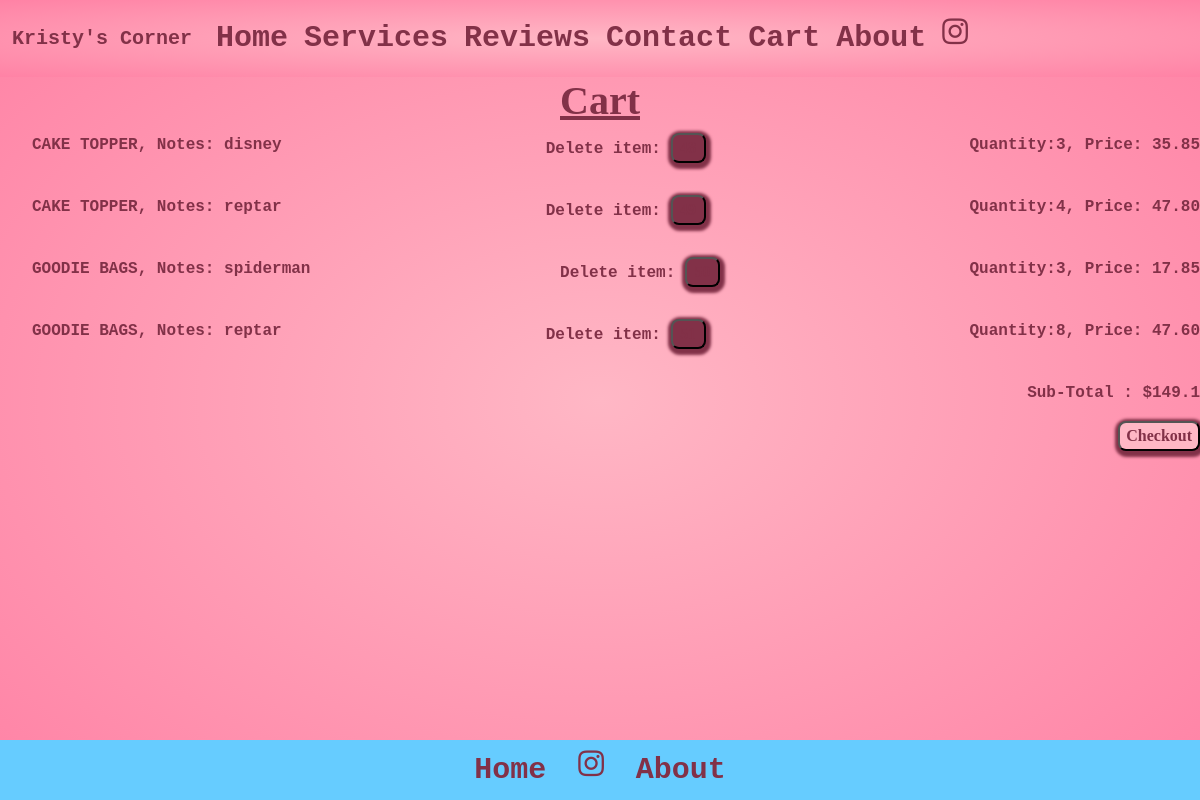
Page /cart/ on the committed database.
### first_app/models.py (models this page shows, shortened)
class Order(models.Model):
    Id_Number = models.AutoField(primary_key=True)
    Quantity = models.IntegerField(choices=AType.choices, default=0)
    Notes = models.CharField(max_length=150, null= True)
    Item = models.CharField(max_length=100)
    Price = models.DecimalField(decimal_places=2, max_digits=6)
    Total = models.DecimalField(decimal_places=2, max_digits=6)
    @property
    def total_cost(self):
        return self.Quantity * self.Price

### first_app/views.py (the view)
# urls.py: path('cart/',views.cart_view,name = 'cart'),
def cart_view(request):
    all_orders= models.Order.objects.all()
    order_sum = 0.0
    for order in all_orders:
        order_sum += round(float(order.total_cost),2)
    context = {
        "orders": all_orders,
        "sum":order_sum,
    }
    if request.POST:
        try:
            Id_Number = request.POST['Id_Number']
            models.Order.objects.get(Id_Number=Id_Number).delete()
            return redirect(reverse('first_app:cart'))
        except:
            try:
                return redirect(reverse('first_app:checkout'))
            except:
                print('pk not found!')
                return redirect(request, 'first_app/cart.html')
    else:
        return render(request, 'first_app/cart.html', context)

### first_app/templates/first_app/cart.html (shortened to what this page needs)
{%extends 'base.html'%} {%block content%}
<h1>Cart</h1>
<div>
    <form method="post">
        {%csrf_token%} {%for order in orders%}
        <ul>
            <li class="flex-item-1">{{order.Item}}, Notes: {{order.Notes}}
                <p class="flex-item-1">
                    <label for="Id_Number">Delete item: </label>
                    <input onmouseover="" class="flex-item" type="submit" value={{order.Id_Number}} name="Id_Number">
                </p>
                <p class="flex-item-1">Quantity:{{order.Quantity}}, Price: {{order.total_cost}}
                </p>
            </li>
        </ul>{%endfor%}
        <p class="sub">
            Sub-Total : ${{sum}}
        </p>
        <input type="submit" value="Checkout" name="checkout" class="flex-item-2">
    </form>
</div>{%endblock%}

### templates/base.html (shortened to what this page needs)
<html lang="en">
<head>
    <link href="https://cdn.jsdelivr.net/npm/bootstrap@5.2.2/dist/css/bootstrap.min.css" rel="stylesheet">
    <link rel="stylesheet" href="custom.css">
    <link rel='stylesheet' href='https://cdnjs.cloudflare.com/ajax/libs/font-awesome/4.7.0/css/font-awesome.min.css'>
</head>
<body>
    <nav class="navbar navbar-expand-lg">
        <div class="container-fluid">
            <a class="navbar-brand" href="http://127.0.0.1:8000/" style="color: #823148;">Kristy's Corner</a>
            <div class="collapse navbar-collapse" id="navbarSupportedContent">
                <ul class="navbar-nav me-auto mb-2 mb-lg-0 ">
                    <li class="nav-item">
                        <a class="nav-link active" aria-current="page" href="http://127.0.0.1:8000/" style="color: #823148;">Home</a>
                    </li>
                    <li class="nav-item">
                        <a class="nav-link" href="http://127.0.0.1:8000/services/">Services</a>
                    </li>
                    <li class="nav-item">
                        <a class="nav-link" href="http://127.0.0.1:8000/reviews/">Reviews</a>
                    </li>
                    <li class="nav-item">
                        <a class="nav-link" href="http://127.0.0.1:8000/contact/">Contact</a>
                    </li>
                    <li class="nav-item">
                        <a class="nav-link" href="http://127.0.0.1:8000/cart/">Cart</a>
                    </li>
                    <li class="nav-item">
                        <a class="nav-link" href="http://127.0.0.1:8000/about/">About</a>
                    </li>
                    <li class="nav-item-1">
                        <a class="nav-link" href="https://www.instagram.com/creativelybeautifuldesignz/"><i class='fa fa-instagram purple-color'></i></a>
                    </li>
                </ul>
            </div>
        </div>
    </nav>
    {%block content%} {%endblock%}
    <footer id="footer">
        <ul class="nav justify-content-center border-bottom pb-3 mb-3">
            <li class="nav-item"><a href="http://127.0.0.1:8000/" class="nav-link" style="color: #823148;">Home</a></li>
            <li class="nav-item-1"><a href="https://www.instagram.com/creativelybeautifuldesignz/" class="nav-link"><i class='fa fa-instagram purple-color'></i></a></li>
            <li class="nav-item"><a href="http://127.0.0.1:8000/about/" class="nav-link" style="color: #823148;">About</a></li>
        </ul>
    </footer>
</body>
</html>

### templates/custom.css (style rules this page uses)
#footer { position: fixed; bottom: 0; width: 100%; height: 60px; background: #6cf; }

### templates/base.html (style rules this page uses)
body { background: radial-gradient(#ffb7c5, #ff82a5); font-family: 'Courier New', Courier, monospace; color: #823148; font-weight: bold; min-height: 100%; }
h1 { text-decoration: underline; font-weight: bold; text-align: center; color: #823148; font-family: cursive; animation-name: swoop; animation-duration: 2s; }
#footer { justify-content: space-between; bottom: 0; width: 100%; text-align: left; color: #823148; }
.nav-item { color: #823148; text-align: center; border-radius: 55px; }
.nav-item-1 { color: #823148; text-align: center; animation-name: example2; animation-duration: 1s; animation-timing-function: ease-in; }
.nav-link { color: #823148; font-size: 30px; animation-name: example; animation-duration: 2s; animation-timing-function: ease-in; }
.navbar-nav { display: flex; justify-content: space-evenly; }
.purple-color { color: #823148; font-size: 30; }
.navbar { background: radial-gradient(#ffb7c5, #ff82a5); }
::placeholder { color: #823148; font-family: cursive; }
.flex-item { justify-content: space-between; background-color: #ffb7c5; color: #823148; font-weight: bold; border-radius: 8px; box-shadow: 1px 2px 3px 4px #823148; animation-name: example1; animation-duration: .5s; animation-timing-function: ease-in; }
input { border-radius: 10px; background-color: #ffe6e8; color: #823148; font-family: cursive; }

### first_app/templates/first_app/cart.html (style rules this page uses)
li { display: flex; justify-content: space-between; }
.flex-item { justify-content: space-between; width: 35px; background-color: #823148; border-radius: 8px; }
.flex-item-1 { flex-direction: row; }
.flex-item-2 { float: right; justify-content: space-between; background-color: #ffb7c5; color: #823148; font-weight: bold; border-radius: 8px; box-shadow: 1px 2px 3px 4px #823148; }
.sub { text-align: right; }

### rows in the picture
Order: Item "CAKE TOPPER", Notes "disney", Id_Number "48", Quantity "3", total_cost "35.85"
Order: Item "CAKE TOPPER", Notes "reptar", Id_Number "49", Quantity "4", total_cost "47.80"
Order: Item "GOODIE BAGS", Notes "spiderman", Id_Number "50", Quantity "3", total_cost "17.85"
Order: Item "GOODIE BAGS", Notes "reptar", Id_Number "51", Quantity "8", total_cost "47.60"

### other values in the picture
{{ sum }} "149.1"
